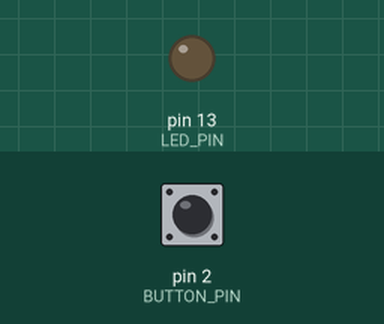
Recording of a sketch running on a simulated Arduino Uno, built with avr-gcc and run on an emulated ATmega328P. Parts: output pins drawn as LEDs (lit = HIGH). Inputs (shaded band) come from the test bench; at power-on: pin 2 (BUTTON_PIN) HIGH.

Above: at 1.2 s.
1.3 s: pin 2 (BUTTON_PIN) pulled LOW for 0.15 s
At 2.2 s:
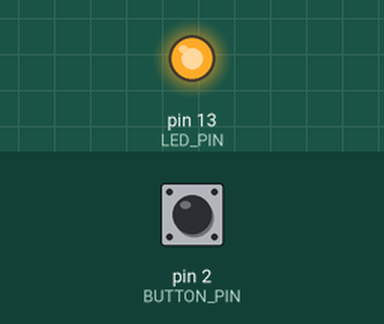
2.9 s: pin 2 (BUTTON_PIN) pulled LOW for 1 s
At 3.4 s:
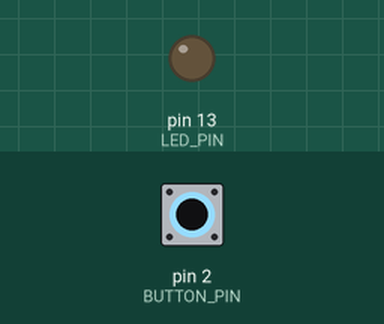
5.4 s: pin 2 (BUTTON_PIN) pulled LOW for 3.2 s
At 6.5 s:
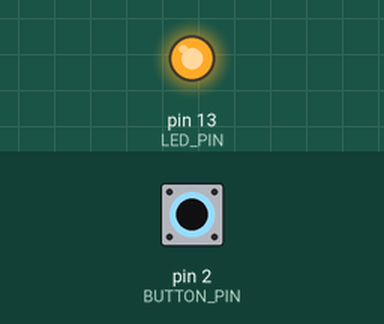
Timing chart, 0 to 8.4 s (numbered marks = the images above; inputs shaded):
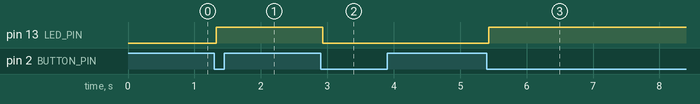

The sketch:

button_toggle.ino
```cpp
/*
  Button Toggle (with debouncing)
  Each press of the button toggles the LED on/off.
  The button uses the internal pull-up: pressed = LOW.
*/

const uint8_t BUTTON_PIN = 2;
const uint8_t LED_PIN    = 13;
const unsigned long DEBOUNCE_MS = 30;

bool ledOn = false;
bool lastReading = HIGH;
bool stableState = HIGH;
unsigned long lastChange = 0;

void setup() {
  pinMode(BUTTON_PIN, INPUT_PULLUP);
  pinMode(LED_PIN, OUTPUT);
}

void loop() {
  bool reading = digitalRead(BUTTON_PIN);

  if (reading != lastReading) {
    lastChange = millis();          // contact bounce: restart the timer
    lastReading = reading;
  }

  if (millis() - lastChange > DEBOUNCE_MS && reading != stableState) {
    stableState = reading;
    if (stableState == LOW) {       // a clean press
      ledOn = !ledOn;
      digitalWrite(LED_PIN, ledOn);
    }
  }
}
```

Measured:
- after the input at 1.3 s, pin 13 (LED_PIN): LOW → HIGH at once
- after the input at 2.9 s, pin 13 (LED_PIN): HIGH → LOW at once
- after the input at 5.4 s, pin 13 (LED_PIN): LOW → HIGH at once
